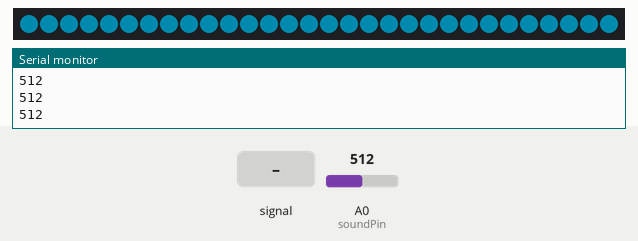
The sketch below on a simulated Arduino Uno, built with avr-gcc and run on an emulated ATmega328P. On the bench: 30 RGB LEDs in strip order, left to right, the last lines printed to the serial monitor. The test bench sets the inputs (shaded band); at power-on: A0 (soundPin) = 512. Dim RGB values are drawn brighter than linear.

Above: at 1.2 s.
1.3 s: A0 (soundPin) fed a 200 Hz sine of ±81 counts around its level
At 1.54 s:
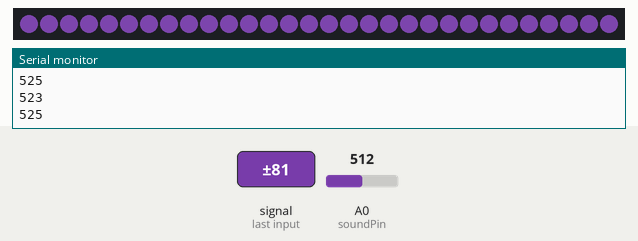
At 2.32 s:
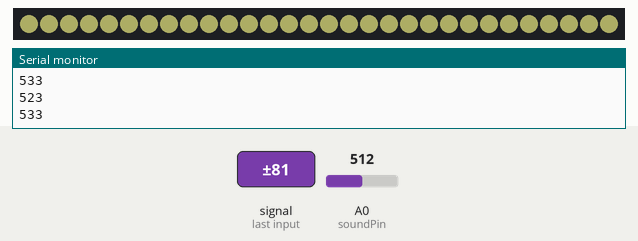
3.2 s: A0 (soundPin) set to 716
Timing chart, 0 to 6.2 s (numbered marks = the images above; inputs shaded):
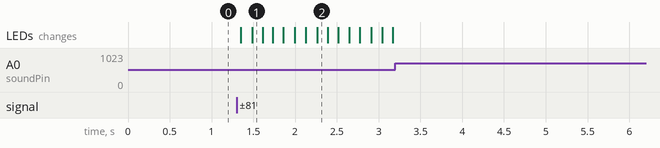

Measured:
- after the input at 1.3 s, the LEDs: first change after 0.05 s (image 1 shows a later state)

The sketch:

alomealgoguapo.ino
```cpp
#include <Adafruit_NeoPixel.h>

#define NPIXEL 30
#define LEDPIN 7

Adafruit_NeoPixel strip = Adafruit_NeoPixel(NPIXEL, LEDPIN); // (pixels, pin)

const int soundPin = A0;

namespace vaporwave {
  uint32_t rosa = strip.Color(255,113,206);
  uint32_t azul = strip.Color(1,205,254);
  uint32_t verde = strip.Color(5,255,161);
  uint32_t morado = strip.Color(185,103,255);
  uint32_t amarillo = strip.Color(255,251,150);
  uint32_t colors[] = {rosa,azul,verde,morado,amarillo};
}
/*
class colorCascade() {
  int pixelIndex=0;

  colorCascade(uint32_t color) {

  }
}
*/

int colorIndex=0;
int pixelIndex=0;
int contador=0;
int mediaProgreso=0;
int mediaUmbral=60;

void setup() {
  Serial.begin(9600);

  strip.begin();
  strip.setBrightness(50); // 250 Full brightness
  strip.show();             // All pixels off
}

int value;
bool unlock = true;

void loop() {
  //alternateColorCascade();

  value = analogRead(soundPin);

  if (contador < 10) {
    mediaProgreso += value;
    contador++;
  } else {
    contador = 0;
    mediaUmbral = (mediaProgreso/10);
    mediaProgreso = 0;
  }

  Serial.println(value);
  Serial.println(mediaUmbral);

  if (value < mediaUmbral)
    unlock = true;

  if (value > mediaUmbral and unlock) {
    colorIndex = (colorIndex<4)?(colorIndex+1):0;
    strip.fill(vaporwave::colors[colorIndex]);
    unlock = false;
  }

  strip.show();
  delay(5);
}

void alternateColorCascade() {
  if (pixelIndex>=strip.numPixels() or pixelIndex==0) {
    colorIndex = (colorIndex<4)?(colorIndex+1):0;
    pixelIndex = 0;
  }
  strip.setPixelColor(pixelIndex,vaporwave::colors[colorIndex]);
  pixelIndex++;
}
```
